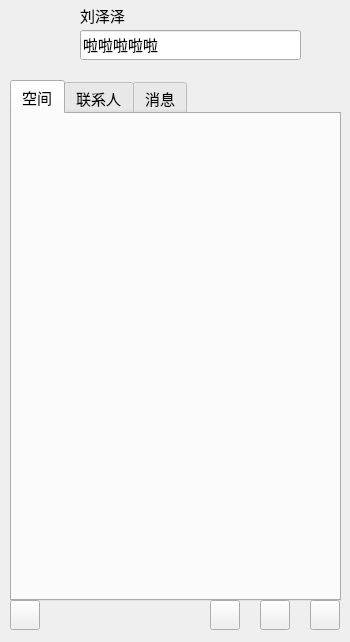
<?xml version="1.0" encoding="UTF-8"?>
<ui version="4.0">
 <class>FriendList</class>
 <widget class="QDialog" name="FriendList">
  <property name="geometry">
   <rect>
    <x>0</x>
    <y>0</y>
    <width>350</width>
    <height>642</height>
   </rect>
  </property>
  <property name="font">
   <font>
    <family>黑体</family>
    <pointsize>11</pointsize>
   </font>
  </property>
  <property name="windowTitle">
   <string>Dialog</string>
  </property>
  <widget class="QPushButton" name="pb_icon">
   <property name="geometry">
    <rect>
     <x>20</x>
     <y>10</y>
     <width>60</width>
     <height>60</height>
    </rect>
   </property>
   <property name="text">
    <string/>
   </property>
   <property name="icon">
    <iconset resource="resourse.qrc">
     <normaloff>:/tx/22.png</normaloff>:/tx/22.png</iconset>
   </property>
   <property name="iconSize">
    <size>
     <width>60</width>
     <height>60</height>
    </size>
   </property>
   <property name="flat">
    <bool>true</bool>
   </property>
  </widget>
  <widget class="QLabel" name="lb_name">
   <property name="geometry">
    <rect>
     <x>80</x>
     <y>0</y>
     <width>51</width>
     <height>30</height>
    </rect>
   </property>
   <property name="text">
    <string>刘泽泽</string>
   </property>
  </widget>
  <widget class="QLineEdit" name="le_feeling">
   <property name="geometry">
    <rect>
     <x>80</x>
     <y>30</y>
     <width>221</width>
     <height>30</height>
    </rect>
   </property>
   <property name="text">
    <string>啦啦啦啦啦</string>
   </property>
  </widget>
  <widget class="QTabWidget" name="tw_page">
   <property name="geometry">
    <rect>
     <x>10</x>
     <y>80</y>
     <width>331</width>
     <height>521</height>
    </rect>
   </property>
   <property name="currentIndex">
    <number>0</number>
   </property>
   <widget class="QWidget" name="page_space">
    <attribute name="title">
     <string>空间</string>
    </attribute>
   </widget>
   <widget class="QWidget" name="page_friend">
    <attribute name="title">
     <string>联系人</string>
    </attribute>
    <widget class="QScrollArea" name="scrollArea">
     <property name="geometry">
      <rect>
       <x>0</x>
       <y>0</y>
       <width>321</width>
       <height>501</height>
      </rect>
     </property>
     <property name="widgetResizable">
      <bool>true</bool>
     </property>
     <widget class="QWidget" name="scrollAreaWidgetContents">
      <property name="geometry">
       <rect>
        <x>0</x>
        <y>0</y>
        <width>319</width>
        <height>499</height>
       </rect>
      </property>
      <layout class="QVBoxLayout" name="verticalLayout">
       <item>
        <widget class="QWidget" name="wdg_list" native="true"/>
       </item>
       <item>
        <spacer name="verticalSpacer">
         <property name="orientation">
          <enum>Qt::Orientation::Vertical</enum>
         </property>
         <property name="sizeHint" stdset="0">
          <size>
           <width>20</width>
           <height>340</height>
          </size>
         </property>
        </spacer>
       </item>
      </layout>
     </widget>
    </widget>
   </widget>
   <widget class="QWidget" name="page_message">
    <attribute name="title">
     <string>消息</string>
    </attribute>
   </widget>
  </widget>
  <widget class="QPushButton" name="pb_menu">
   <property name="geometry">
    <rect>
     <x>10</x>
     <y>600</y>
     <width>30</width>
     <height>30</height>
    </rect>
   </property>
   <property name="text">
    <string/>
   </property>
  </widget>
  <widget class="QPushButton" name="pushButton_3">
   <property name="geometry">
    <rect>
     <x>260</x>
     <y>600</y>
     <width>30</width>
     <height>30</height>
    </rect>
   </property>
   <property name="text">
    <string/>
   </property>
  </widget>
  <widget class="QPushButton" name="pushButton_4">
   <property name="geometry">
    <rect>
     <x>210</x>
     <y>600</y>
     <width>30</width>
     <height>30</height>
    </rect>
   </property>
   <property name="text">
    <string/>
   </property>
  </widget>
  <widget class="QPushButton" name="pushButton_5">
   <property name="geometry">
    <rect>
     <x>310</x>
     <y>600</y>
     <width>30</width>
     <height>30</height>
    </rect>
   </property>
   <property name="text">
    <string/>
   </property>
  </widget>
 </widget>
 <resources>
  <include location="resourse.qrc"/>
 </resources>
 <connections/>
</ui>
